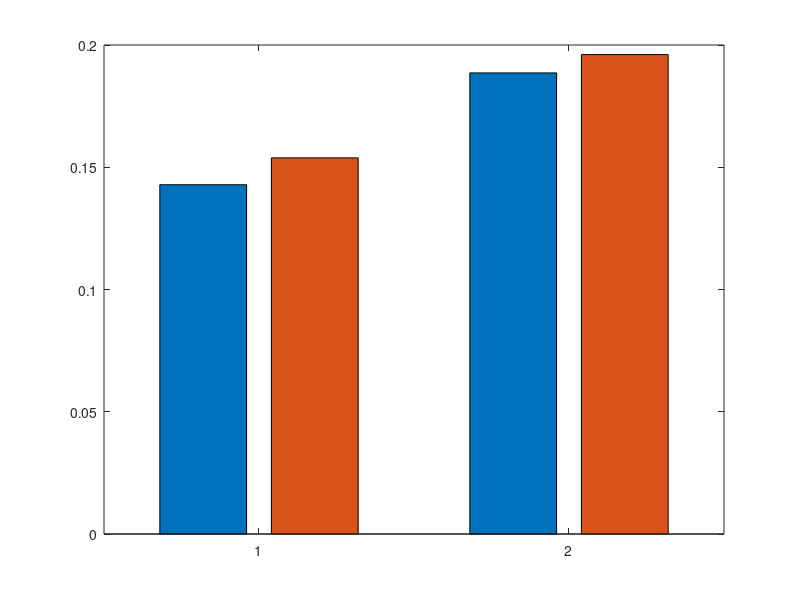

This chart was generated by the following MATLAB code: (Note: this script raises an error after producing the figure.)
hold off;
clear;

load dispatchPrice.mat;
bar(poolPrice,0.5);
xlim([0.5,48.5]);
xlabel('Price per MWH at each period');

% Example value
fuelPrice=3;
totalFuel=3.95e4;
nPeriods=length(poolPrice);% Period number
nGens=2; % 2 Generators
gen=[61,152;50,150]; % generater 1Low:61MW,1High:152MW, ...
fuel=[427,806;325,765]; % consume fuel 2Low:325,2High:765
startcost=1e4; % cost of start generators


efficiency=gen./fuel; % efficiency of unit fuel use
rr=efficiency'; % for plotting
h=bar(rr); 
h(1).FaceColor='g';
h(2).FaceColor='c';
legend(h,'Generator 1','Generator 2','Location','northeastoutside'); % legendary

ax=gca; % current axes(for setting)
ax.XTick=[1,2]; % posision of tick marks
ax.XTickLabel={'Low','High'};
ylim([0.1,0.2]);
ylabel('Efficiency');



% Optimization
%% y:schedule 48*2*2 items, 0:no 1:better on (Gen1,Gen2)(Low,High) 
y=optimvar('y',nPeriods,nGens,{'Low','High'},'Type','integer','Lowerbound',0,'Upperbound',1);
%% z:restart generators for each Period? 
z=optimvar('z',nPeriods,nGens,'Type','integer','Lowerbound',0,'Upperbound',1);

% constraints designate Low or High
powercons = y(:,:,'Low') + y(:,:,'High') <= 1;

% separate period
yFuel=zeros(nPeriods,nGens,2);
yFuel(:,1,1)=fuel(1,1); % gen1 low setting
yFuel(:,1,2)=fuel(1,2);
yFuel(:,2,1)=fuel(2,1);
yFuel(:,2,2)=fuel(2,2);

fuelUsed=sum(sum(sum(y.*yFuel))); % because of 3->1 dimention(select Low or High 1)

% Constraints, fuel is lower than total one
fuelcons=fuelUsed<=totalFuel;


% make optim array(sum_k y(i+1,j,k)-y(i,j,k))
w=optimexpr(nPeriods,nGens);
idx=1:(nPeriods-1); % because of using idx+1 and start=1

%% w=diff(y[Low or High])
w(idx,:)=y(idx+1,:,'Low')-y(idx,:,'Low')+y(idx+1,:,'High')-y(idx,:,'High');
%% final->start is continuous
w(nPeriods,:)=y(1,:,'Low')-y(nPeriods,:,'Low')+y(1,:,'High')-y(nPeriods,:,'High');

% if z(i,j)==1; y(i,j,:)=0->y(i+1,j,:)=1 (i:Period, j: 1:On 0:Off)
% w(i,j)-z(i,j)<=0-1<=0 
switchcons=w-z<=0;

% MW energy per Periods from Gen1 or 2, Low or High
generatorlevel=zeros(size(yFuel));
generatorlevel(:,1,1)=gen(1,1);
generatorlevel(:,1,2)=gen(1,2);
generatorlevel(:,2,1)=gen(2,1);
generatorlevel(:,2,2)=gen(2,2);

% revenue=y(1 or 0).*genlevel(MW).*poolPrice($)
revenue=optimexpr(size(y));
for i=1:nPeriods % for i in range(1,nPeriods+1):, for(i=0,i<nPeriod+1,i++):
    revenue(i,:,:)=poolPrice(i)*y(i,:,:).*generatorlevel(i,:,:); % optimvar is *, not .*
end

fuelCost=fuelUsed*fuelPrice;
startingCost=z*startcost; % z: starting number(2dim)
% profit=revenue-cost
profit=sum(sum(sum(revenue)))-fuelCost-sum(sum(startingCost));



% optimization 
dispatch=optimproblem('ObjectiveSense','maximize');
dispatch.Objective=profit;
dispatch.Constraints.switchcons=switchcons;
dispatch.Constraints.fuelcons=fuelcons;
dispatch.Constraints.powercons=powercons;

% only display final value
option=optimoptions('intlinprog','Display','final');

%% sol=i,j,k, fval=y(i,j,k), exitflag=1(success termination), output: window->
[sol,fval,exitflag,output]=solve(dispatch,'Options',option);

% plot sum(energy)
subplot(3,1,1)
bar(sol.y(:,1,1)*gen(1,1)+sol.y(:,1,2)*gen(1,2),0.5,'g')
xlim([0.5,48.5])
ylabel('MWh')
title('Generator 1 Optimal Schedule','FontWeight','bold')

subplot(3,1,2)
bar(sol.y(:,2,1)*gen(2,1)+sol.y(:,2,2)*gen(2,2),0.5,'c')
xlim([0.5,48.5])
ylabel('MWh')
title('Generator 2 Optimal Schedule','FontWeight','bold')

subplot(3,1,3)
bar(poolPrice,0.5)
xlim([0.5,48.5])
ylabel('$/MWh')
title('Energy Price','FontWeight','bold')


starttimes=find(round(sol.z)==1); % time for start gen
% [row, col]=ind2sub[size(n*n),index] return index's col and row
[thePeriod,theGenerator]=ind2sub(size(sol.z),starttimes) % 48*2 start time and gen
%% Only once for each generator


% if startCost reduce, ...
% definite values again
startCost=500;

% same as above
startingCost=z*startcost;
profit=sum(sum(sum(revenue)))-fuelCost-sum(sum(startingCost));
dispatch.Objective=profit;

[solnew,fvalnew,exitflagnew,outputnew]=solve(dispatch,'options',option);

subplot(3,1,1)
bar(solnew.y(:,1,1)*gen(1,1)+solnew.y(:,1,2)*gen(1,2),.5,'g')
xlim([.5,48.5])
ylabel('MWh')
title('Generator 1 Optimal Schedule','FontWeight','bold')
subplot(3,1,2)
bar(solnew.y(:,2,1)*gen(2,1)+solnew.y(:,2,2)*gen(2,2),.5,'c')
title('Generator 2 Optimal Schedule','FontWeight','bold')
xlim([.5,48.5])
ylabel('MWh')
subplot(3,1,3)
bar(poolPrice,.5)
xlim([.5,48.5])
title('Energy Price','FontWeight','bold')
xlabel('Period')
ylabel('$ / MWh')
